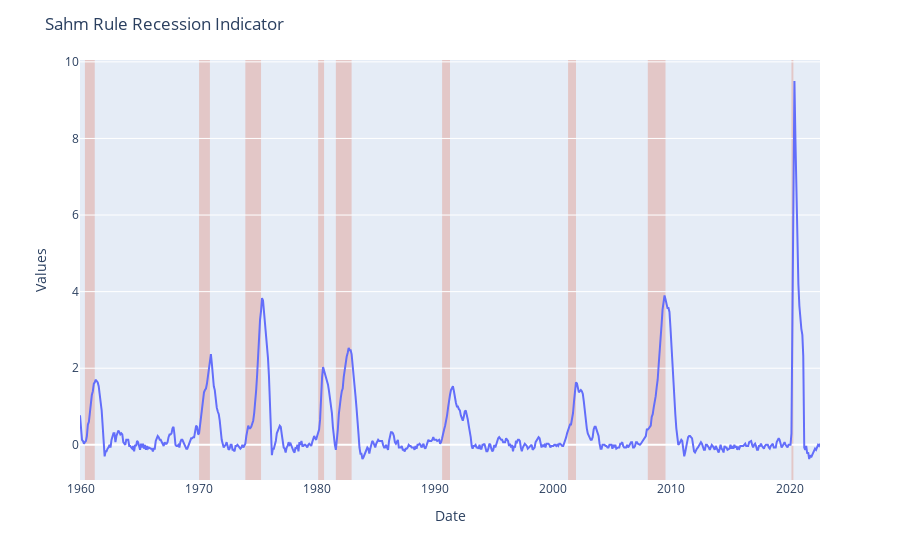

Write notebook code for a chart like this one.
### Code cell
vix = pd.DataFrame()
vix['SAHMREALTIME'] = pd.DataFrame(fred.get_series('SAHMREALTIME'))
vix['date'] = vix.index
vix['USREC'] = srty['USREC']
vix['USREC'] = vix['date'].map(lambda x: x.replace(day=1))\
                                         .map(srty['USREC'])

vix = vix.fillna('No')
fig = px.line(x=vix['date'], y=vix['SAHMREALTIME'])



# Highlight areas according to the even_type
current = ''
changes = []

for ind in vix.index:
    if current != vix['USREC'][ind]:
        current = vix['USREC'][ind]
        changes.append([vix['date'][ind],vix['USREC'][ind]])


color_dict= {'Yes':'#d9330d','No':'#e5ecf6',}

for i, val in enumerate(changes):
    if (i+1) == len(changes):
            changes_last_date = changes[-1][0]
            changes_last_state = changes[-1][1]
            last_date= vix['date'].iloc[-1]
            fig.add_vrect(
                          x0=changes_last_date, x1=last_date,
                          fillcolor=color_dict[changes_last_state], opacity=0.2,
                          layer="below", line_width=0)

    else:
          

        if changes[i][1] =='Yes':
            fig.add_vrect(
                        x0=changes[i][0], x1=changes[i+1][0],
                        fillcolor=color_dict['Yes'], opacity=0.2,
                        layer="below", line_width=0)


fig.update_layout(xaxis_title="Date", yaxis_title="Values", title='Sahm Rule Recession Indicator',xaxis = {'showgrid': False}, yaxis = {'showgrid': True})

fig.show()

### Figure 1 — Plotly figure (JSON) as saved in the notebook; plotly's stock layout.template omitted (floating-point values rounded to 4 significant figures; data arrays with more than 128 entries replaced by an {"elided": "..."} marker saying what was removed)
{"data": [{"hovertemplate": "x=%{x}<br>y=%{y}<extra></extra>", "legendgroup": "", "line": {"color": "#636efa", "dash": "solid"}, "marker": {"symbol": "circle"}, "mode": "lines", "name": "", "orientation": "v", "showlegend": false, "type": "scatter", "x": {"elided": "753 str values"}, "xaxis": "x", "y": {"elided": "753 float values"}, "yaxis": "y"}], "layout": {"legend": {"tracegroupgap": 0}, "margin": {"t": 60}, "shapes": [{"fillcolor": "#d9330d", "layer": "below", "line": {"width": 0}, "opacity": 0.2, "type": "rect", "x0": "1960-05-01T00:00:00", "x1": "1961-03-01T00:00:00", "xref": "x", "y0": 0, "y1": 1, "yref": "y domain"}, {"fillcolor": "#d9330d", "layer": "below", "line": {"width": 0}, "opacity": 0.2, "type": "rect", "x0": "1970-01-01T00:00:00", "x1": "1970-12-01T00:00:00", "xref": "x", "y0": 0, "y1": 1, "yref": "y domain"}, {"fillcolor": "#d9330d", "layer": "below", "line": {"width": 0}, "opacity": 0.2, "type": "rect", "x0": "1973-12-01T00:00:00", "x1": "1975-04-01T00:00:00", "xref": "x", "y0": 0, "y1": 1, "yref": "y domain"}, {"fillcolor": "#d9330d", "layer": "below", "line": {"width": 0}, "opacity": 0.2, "type": "rect", "x0": "1980-02-01T00:00:00", "x1": "1980-08-01T00:00:00", "xref": "x", "y0": 0, "y1": 1, "yref": "y domain"}, {"fillcolor": "#d9330d", "layer": "below", "line": {"width": 0}, "opacity": 0.2, "type": "rect", "x0": "1981-08-01T00:00:00", "x1": "1982-12-01T00:00:00", "xref": "x", "y0": 0, "y1": 1, "yref": "y domain"}, {"fillcolor": "#d9330d", "layer": "below", "line": {"width": 0}, "opacity": 0.2, "type": "rect", "x0": "1990-08-01T00:00:00", "x1": "1991-04-01T00:00:00", "xref": "x", "y0": 0, "y1": 1, "yref": "y domain"}, {"fillcolor": "#d9330d", "layer": "below", "line": {"width": 0}, "opacity": 0.2, "type": "rect", "x0": "2001-04-01T00:00:00", "x1": "2001-12-01T00:00:00", "xref": "x", "y0": 0, "y1": 1, "yref": "y domain"}, {"fillcolor": "#d9330d", "layer": "below", "line": {"width": 0}, "opacity": 0.2, "type": "rect", "x0": "2008-01-01T00:00:00", "x1": "2009-07-01T00:00:00", "xref": "x", "y0": 0, "y1": 1, "yref": "y domain"}, {"fillcolor": "#d9330d", "layer": "below", "line": {"width": 0}, "opacity": 0.2, "type": "rect", "x0": "2020-03-01T00:00:00", "x1": "2020-05-01T00:00:00", "xref": "x", "y0": 0, "y1": 1, "yref": "y domain"}, {"fillcolor": "#e5ecf6", "layer": "below", "line": {"width": 0}, "opacity": 0.2, "type": "rect", "x0": "2020-05-01T00:00:00", "x1": "2022-08-01T00:00:00", "xref": "x", "y0": 0, "y1": 1, "yref": "y domain"}], "title": {"text": "Sahm Rule Recession Indicator"}, "xaxis": {"anchor": "y", "domain": [0, 1], "showgrid": false, "title": {"text": "Date"}}, "yaxis": {"anchor": "x", "domain": [0, 1], "showgrid": true, "title": {"text": "Values"}}}}
